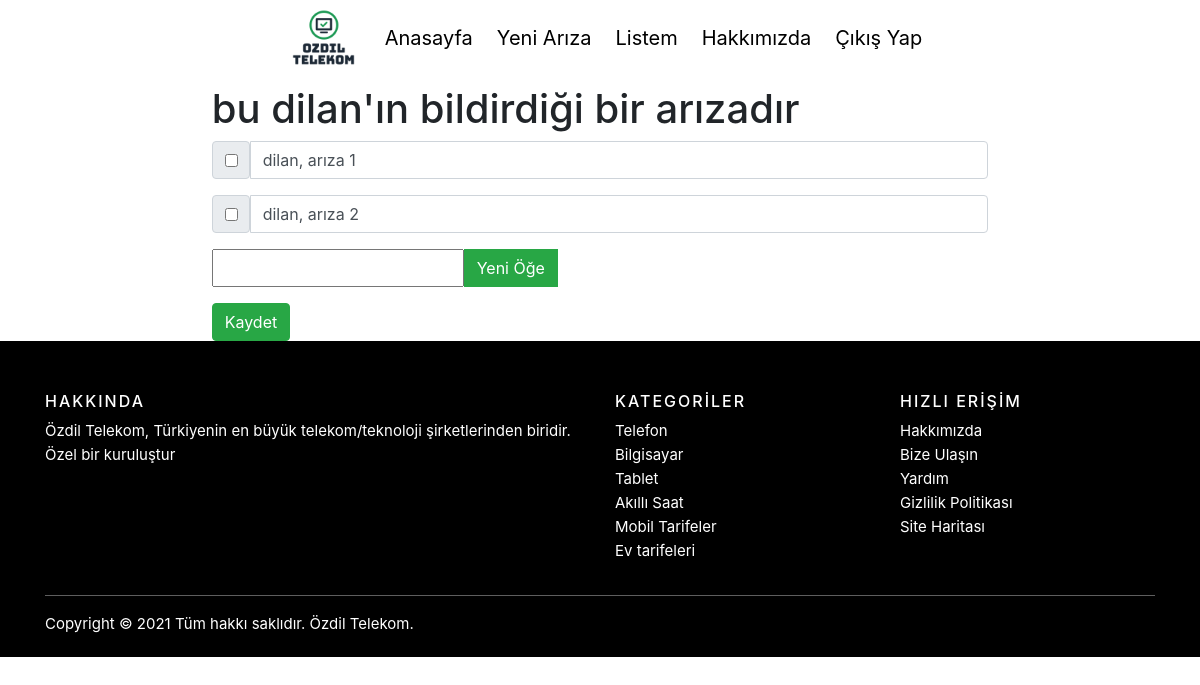
The app's page /2 (signed in) with its own data.
### root/models.py (models this page shows, shortened)
class ArizaKaydi(models.Model):
    user = models.ForeignKey(User,
                            on_delete=models.CASCADE,
                            related_name="ariza",
                            null=True)
    name = models.CharField(max_length=30)

class Item(models.Model):
    ariza = models.ForeignKey(ArizaKaydi, on_delete=models.CASCADE)
    text = models.CharField(max_length=1000)
    complete = models.BooleanField()

### root/views.py (the view, shortened to what this page needs)
# urls.py: path("<int:id>", views.index, name="index"),
def index(response, id):
    ls = ArizaKaydi.objects.get(id=id)
    if ls in response.user.ariza.all():
        return render(response, "root/list.html", {"ls": ls})
    return render(response, "root/home.html", {})

### root/templates/root/list.html (shortened to what this page needs)
{% extends "root/base.html" %}
{% block content %}
	<h1>{{ls.name}}</h1>
    <form action="#" method="post">
        {% for item in ls.item_set.all %}
        <div class="input-group mb-3">
            <div class="input-group-text">
                <div class="input-group-prepend">
                    {% if item.complete == True %}
                        <input type="checkbox" value="clicked" name="c{{item.id}}" checked>
                    {% else %}
                        <input type="checkbox" value="clicked" name="c{{item.id}}">
                    {% endif %}
                </div>
            </div>
            <input type="text" value="{{item.text}}" class="form-control">
        </div>
        {% endfor %}
        <div class="input-group mb-3">
            <div class="input-group-prepend">
                <input type="text" name="new">
                <button type="submit" name="newItem", value="newItem" class="btn btn-success">Yeni Öğe</button>
            </div>
        </div>
        <button type="submit" name="save" value="save" class="btn btn-success">Kaydet</button>
    </form>
{% endblock %}

### root/static/css/base.css (style rules this page uses)
* { margin: 0; padding: 0; }
html, body { top: 100px; height: 100%; }

### records on screen
ArizaKaydi: name "bu dilan'ın bildirdiği bir arızadır"
Item: text "dilan, arıza 1"
Item: text "dilan, arıza 2"
